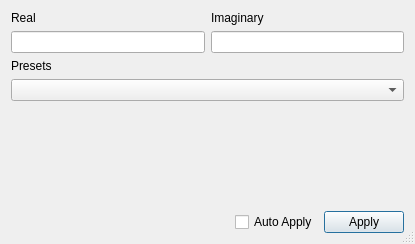
<?xml version="1.0" encoding="UTF-8"?>
<ui version="4.0">
 <class>QJuliaSetOptions</class>
 <widget class="QDialog" name="QJuliaSetOptions">
  <property name="windowModality">
   <enum>Qt::WindowModality::NonModal</enum>
  </property>
  <property name="geometry">
   <rect>
    <x>0</x>
    <y>0</y>
    <width>415</width>
    <height>244</height>
   </rect>
  </property>
  <property name="windowTitle">
   <string>Julia Set Options</string>
  </property>
  <property name="autoFillBackground">
   <bool>true</bool>
  </property>
  <property name="sizeGripEnabled">
   <bool>true</bool>
  </property>
  <property name="modal">
   <bool>false</bool>
  </property>
  <layout class="QVBoxLayout" name="verticalLayout">
   <item>
    <layout class="QGridLayout" name="gridLayout">
     <item row="1" column="0">
      <widget class="QLineEdit" name="real"/>
     </item>
     <item row="1" column="1">
      <widget class="QLineEdit" name="imag"/>
     </item>
     <item row="0" column="0">
      <widget class="QLabel" name="label">
       <property name="sizePolicy">
        <sizepolicy hsizetype="Preferred" vsizetype="Fixed">
         <horstretch>0</horstretch>
         <verstretch>0</verstretch>
        </sizepolicy>
       </property>
       <property name="text">
        <string>Real</string>
       </property>
      </widget>
     </item>
     <item row="0" column="1">
      <widget class="QLabel" name="label_2">
       <property name="sizePolicy">
        <sizepolicy hsizetype="Preferred" vsizetype="Fixed">
         <horstretch>0</horstretch>
         <verstretch>0</verstretch>
        </sizepolicy>
       </property>
       <property name="text">
        <string>Imaginary</string>
       </property>
      </widget>
     </item>
    </layout>
   </item>
   <item>
    <widget class="QLabel" name="label_3">
     <property name="text">
      <string>Presets</string>
     </property>
    </widget>
   </item>
   <item>
    <widget class="QComboBox" name="presets"/>
   </item>
   <item>
    <spacer name="verticalSpacer">
     <property name="orientation">
      <enum>Qt::Orientation::Vertical</enum>
     </property>
     <property name="sizeHint" stdset="0">
      <size>
       <width>20</width>
       <height>40</height>
      </size>
     </property>
    </spacer>
   </item>
   <item>
    <layout class="QHBoxLayout" name="horizontalLayout">
     <item>
      <spacer name="horizontalSpacer">
       <property name="orientation">
        <enum>Qt::Orientation::Horizontal</enum>
       </property>
       <property name="sizeHint" stdset="0">
        <size>
         <width>40</width>
         <height>20</height>
        </size>
       </property>
      </spacer>
     </item>
     <item>
      <widget class="QCheckBox" name="checkAutoApply">
       <property name="text">
        <string>Auto Apply</string>
       </property>
      </widget>
     </item>
     <item>
      <widget class="QPushButton" name="buttonApply">
       <property name="text">
        <string>Apply</string>
       </property>
      </widget>
     </item>
    </layout>
   </item>
  </layout>
 </widget>
 <resources/>
 <connections/>
</ui>
